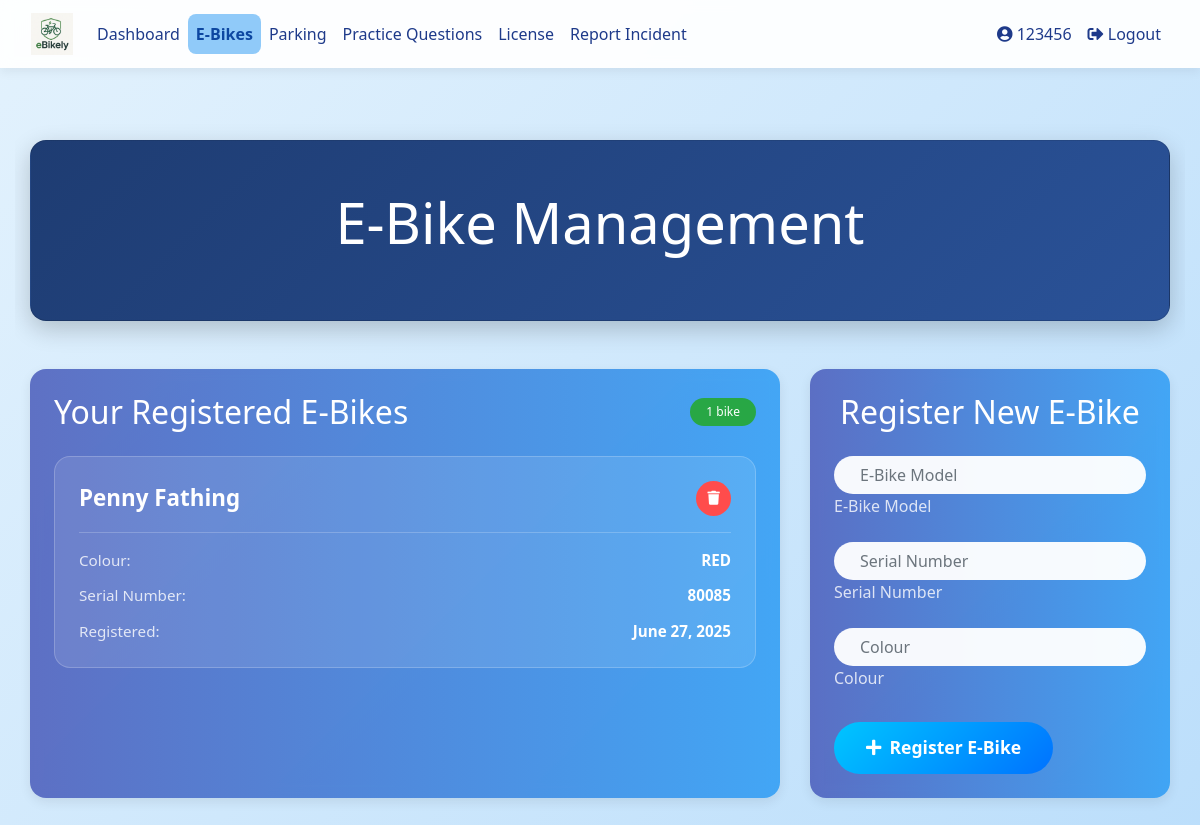
Page /ebikes (signed in) on the committed database.
### database_setup.py (models this page shows)
class User(Base, UserMixin):
    __tablename__ = 'users'
    id = Column(Integer, primary_key=True)
    username = Column(String(150), unique=True, nullable=False)
    email = Column(String(150), nullable=True)
    password = Column(String(150), nullable=False)
    ebikes = relationship('EBike', back_populates='owner', cascade="all, delete-orphan")
    practice_tests = relationship('PracticeTest', back_populates='user', cascade="all, delete-orphan")
    real_tests = relationship('RealTest', back_populates='user', cascade="all, delete-orphan")
    practice_attempts = relationship("PracticeAttempt", back_populates="user", cascade="all, delete-orphan")
    parking_spot = relationship("ParkingSpot", back_populates="reserved_user", uselist=False)
    reservations = relationship("ParkingReservation", back_populates="user")
    incident_reports = relationship('IncidentReport', foreign_keys='IncidentReport.reported_user_id', back_populates='reported_user')
    has_license = Column(Boolean, default=False)
    role = Column(String(10))  # 'student' or 'teacher'
    department = Column(String(150))  # for teachers
    year = Column(Integer)  # for students
    house = Column(String(50))  # for students

class EBike(Base):
    __tablename__ = 'ebikes'
    id = Column(Integer, primary_key=True)
    owner_id = Column(Integer, ForeignKey('users.id'), nullable=False)
    model = Column(String(100), nullable=False)
    serial_number = Column(String(100), unique=True, nullable=False)
    colour = Column(String(50), nullable=False)  # New field for e-bike colour
    is_approved = Column(Boolean, default=False)
    registration_date = Column(DateTime, default=datetime.utcnow)
    owner = relationship('User', back_populates='ebikes')

### app.py (the view, shortened to what this page needs)
@app.route('/ebikes', methods=['GET', 'POST'])
@login_required
def ebike_management():
    session = SessionLocal()
    if current_user.role == 'teacher':
        all_ebikes = session.query(EBike).options(
            joinedload(EBike.owner)
        ).join(User).filter(User.role == 'student').all()
        session.close()
        return render_template('admin_ebike_overview.html', ebikes=all_ebikes)
    if not current_user.has_license:
        flash("You must pass the test and be approved by a teacher before registering an e-bike.", "warning")
        session.close()
        return redirect(url_for('dashboard'))
    form = forms.EbikeRegistrationForm()
    ebikes = session.query(EBike).filter_by(owner_id=current_user.id).all()
    passed_test = session.query(RealTestAttempt).filter(
        RealTestAttempt.user_id == current_user.id,
        RealTestAttempt.passed == True
    ).count() > 0
    session.close()
    return render_template('ebike_management.html', ebikes=ebikes, form=form, passed_test=passed_test)

### forms.py
class EbikeRegistrationForm(FlaskForm):
    model = StringField('E-Bike Model', validators=[DataRequired()])
    serial_number = StringField('Serial Number', validators=[DataRequired()])
    colour = StringField('E-Bike Colour', validators=[DataRequired()])
    submit = SubmitField('Register E-Bike')

### app.py (called while the page is built)
@login_manager.user_loader
def load_user(user_id):
    session = SessionLocal()
    user = session.query(User).get(int(user_id))
    session.close()
    return user

### templates/ebike_management.html (shortened to what this page needs)
{% extends 'base.html' %}
{% block content %}
<div class="container welcome-container">
    <div class="hero-section card text-white p-5 mb-5 fade-in">
        <div class="text-center">
            <h1 class="display-4 mb-3">E-Bike Management</h1>
        </div>
    </div>
    <div class="row slide-up-delay g-4">
        <div class="col-lg-8">
            <div class="card feature-card p-4 h-100">
                {% if ebikes %}
                    <div class="d-flex justify-content-between align-items-center mb-4">
                        <h2 class="mb-0">Your Registered E-Bikes</h2>
                        <span class="badge badge-success">{{ ebikes|length }} bike{{ 's' if ebikes|length != 1 else '' }}</span>
                    </div>
                    <div class="ebike-grid">
                        {% for ebike in ebikes %}
                            <div class="ebike-card">
                                <div class="ebike-header">
                                    <h4 class="ebike-model">{{ ebike.model }}</h4>
                                    <form method="POST" class="d-inline">
                                        <button type="submit" class="btn btn-danger btn-sm delete-btn"
                                                onclick="return confirm('Are you sure you want to delete this e-bike?')">
                                            <i class="fas fa-trash"></i>
                                        </button>
                                    </form>
                                </div>
                                <div class="ebike-details">
                                    <div class="detail-item">
                                        <span class="detail-label">Colour:</span>
                                        <span class="detail-value">{{ ebike.colour }}</span>
                                    </div>
                                    <div class="detail-item">
                                        <span class="detail-label">Serial Number:</span>
                                        <span class="detail-value">{{ ebike.serial_number }}</span>
                                    </div>
                                    <div class="detail-item">
                                        <span class="detail-label">Registered:</span>
                                        <span class="detail-value">{{ ebike.registration_date.strftime('%B %d, %Y') }}</span>
                                    </div>
                                </div>
                            </div>
                        {% endfor %}
                    </div>
                {% endif %}
            </div>
        </div>
        <div class="col-lg-4">
            <div class="card feature-card p-4 h-100">
                <h2 class="mb-4 text-center">Register New E-Bike</h2>
                <form method="POST" class="registration-form">
                    <div class="form-floating mb-3">
                        {{ form.model(class="form-control custom-input", placeholder="E-Bike Model") }}
                        <label for="{{ form.model.id }}">E-Bike Model</label>
                    </div>
                    <div class="form-floating mb-3">
                        {{ form.serial_number(class="form-control custom-input", placeholder="Serial Number") }}
                        <label for="{{ form.serial_number.id }}">Serial Number</label>
                    </div>
                    <div class="form-floating mb-4">
                        {{ form.colour(class="form-control custom-input", placeholder="Colour") }}
                        <label for="{{ form.colour.id }}">Colour</label>
                    </div>
                    <div class="d-grid">
                        <button type="submit" class="btn btn-primary btn-lg pulse">
                            <i class="fas fa-plus mr-2"></i>Register E-Bike
                        </button>
                    </div>
                </form>
            </div>
        </div>
    </div>
</div>
{% endblock %}

### templates/base.html (shortened to what this page needs)
<!DOCTYPE html>
<html lang="en">
<head>
  <link rel="stylesheet" href="https://stackpath.bootstrapcdn.com/bootstrap/4.5.2/css/bootstrap.min.css">
  <link rel="stylesheet" href="{{ url_for('static', filename='styles.css') }}">
  <link href="https://cdnjs.cloudflare.com/ajax/libs/font-awesome/5.15.4/css/all.min.css" rel="stylesheet">
</head>
<body>
  <nav class="navbar navbar-expand-lg navbar-light">
    <div class="container-fluid">
      <a class="navbar-brand" href="{{ url_for('dashboard') }}">
        <img src="{{ url_for('static', filename='images/logo.png') }}" alt="E-Bike Manager Logo">
      </a>
      <div class="collapse navbar-collapse justify-content-between" id="navbarNav">
        <ul class="navbar-nav">
          {% if current_user.is_authenticated %}
            <li class="nav-item"><a class="nav-link {% if request.endpoint == 'dashboard' %}active{% endif %}" href="{{ url_for('dashboard') }}">Dashboard</a></li>
            <li class="nav-item"><a class="nav-link {% if request.endpoint == 'ebike_management' %}active{% endif %}" href="{{ url_for('ebike_management') }}">E-Bikes</a></li>
            <li class="nav-item"><a class="nav-link {% if request.endpoint == 'parking_spots' %}active{% endif %}" href="{{ url_for('parking_spots') }}">Parking</a></li>
            <li class="nav-item"><a class="nav-link {% if request.endpoint == 'practice_selection' %}active{% endif %}" href="{{ url_for('practice_selection') }}">Practice Questions</a></li>
            <li class="nav-item"><a class="nav-link" href="{{ url_for('license_page') }}">License</a></li>
            {% if current_user.role == 'student' %}
              <li class="nav-item"><a class="nav-link {% if request.endpoint == 'report_incident' %}active{% endif %}" href="{{ url_for('report_incident') }}">Report Incident</a></li>
            {% elif current_user.role == 'teacher' %}
              <li class="nav-item"><a class="nav-link {% if request.endpoint == 'admin_incidents' %}active{% endif %}" href="{{ url_for('admin_incidents') }}">Manage Incidents</a></li>
            {% endif %}
          {% endif %}
        </ul>
        <ul class="navbar-nav">
          {% if current_user.is_authenticated %}
            <li class="nav-item"><a class="nav-link {% if request.endpoint == 'user_profile' %}active{% endif %}" href="{{ url_for('user_profile') }}"><i class="fas fa-user-circle"></i> {{ current_user.username }}</a></li>
            <li class="nav-item"><a class="nav-link" href="{{ url_for('logout') }}"><i class="fas fa-sign-out-alt"></i> Logout</a></li>
          {% else %}
            <li class="nav-item"><a class="nav-link" href="{{ url_for('login') }}"><i class="fas fa-sign-in-alt"></i> Login</a></li>
            <li class="nav-item"><a class="nav-link" href="{{ url_for('register') }}"><i class="fas fa-user-plus"></i> Register</a></li>
          {% endif %}
        </ul>
      </div>
    </div>
  </nav>
  <div class="container my-4">
    {% block content %}{% endblock %}
  </div>
</body>
</html>

### static/styles.css (style rules this page uses)
.card { border-radius: 10px; box-shadow: 0 4px 6px rgba(0, 0, 0, 0.1); transition: transform 0.2s; }
.text-white { color: white; }
.welcome-container { overflow-x: hidden; }
.hero-section { background: linear-gradient(135deg, #f8f9fa 0%, #e9ecef 100%); padding: 100px 0; }
.feature-card { background: white; border-radius: 10px; box-shadow: 0 4px 6px rgba(0, 0, 0, 0.1); transition: transform 0.3s ease; }

### templates/base.html (style rules this page uses)
body { min-height: 100vh; margin: 0; font-family: 'Segoe UI', sans-serif; background: linear-gradient(135deg, #e3f2fd 0%, #bbdefb 100%); color: #212529; }
.navbar { background-color: #ffffffee; backdrop-filter: blur(6px); box-shadow: 0 4px 10px rgba(0, 0, 0, 0.06); }
.navbar-brand img { height: 42px; }
.nav-link { color: #1e3a8a !important; font-weight: 500; transition: background 0.3s ease; border-radius: 0.5rem; padding: 0.5rem 0.8rem; }
.nav-link.active { background-color: #90caf9; color: #0d47a1 !important; font-weight: bold; }
.container, .container-fluid { max-width: 1200px; }
.card, .auth-card { background: #ffffff; border-radius: 1rem; box-shadow: 0 4px 12px rgba(0, 0, 0, 0.08); transition: transform 0.2s ease; }
.btn-primary { background: linear-gradient(135deg, #64b5f6, #1e88e5); border: none; border-radius: 50px; padding: 0.6rem 1.4rem; font-size: 1rem; color: white; font-weight: 500; }

### templates/ebike_management.html (style rules this page uses)
.welcome-container { padding-top: 3rem; padding-bottom: 3rem; }
.hero-section { background: linear-gradient(135deg, #1e3c72 0%, #2a5298 100%); border-radius: 1rem; box-shadow: 0 8px 24px rgba(0, 0, 0, 0.2); text-align: center; }
.feature-card { background: linear-gradient(to right, #3f51b5cc, #2196f3cc); border-radius: 1rem; backdrop-filter: blur(6px); border: none; color: white; transition: transform 0.3s ease; }
.ebike-grid { display: grid; gap: 1.5rem; }
.ebike-card { background: rgba(255, 255, 255, 0.1); border: 1px solid rgba(255, 255, 255, 0.2); border-radius: 1rem; padding: 1.5rem; transition: all 0.3s ease; }
.ebike-header { display: flex; justify-content: space-between; align-items: center; margin-bottom: 1rem; padding-bottom: 1rem; border-bottom: 1px solid rgba(255, 255, 255, 0.2); }
.ebike-model { margin: 0; font-size: 1.4rem; font-weight: 600; }
.ebike-details { display: grid; gap: 0.8rem; }
.detail-item { display: flex; justify-content: space-between; align-items: center; }
.detail-label { font-weight: 500; opacity: 0.8; font-size: 0.95rem; }
.detail-value { font-weight: 600; font-size: 0.95rem; }
.delete-btn { border-radius: 50%; width: 35px; height: 35px; display: flex; align-items: center; justify-content: center; padding: 0; }
.badge { border-radius: 20px; padding: 0.5rem 1rem; font-weight: 500; }
.form-floating { position: relative; }
.form-floating > label { color: rgba(255, 255, 255, 0.8); font-weight: 500; }
.form-floating > .form-control:focus ~ label, .form-floating > .form-control:not(:placeholder-shown) ~ label { color: white; opacity: 1; }
.btn-primary { background: linear-gradient(135deg, #00c6ff 0%, #0072ff 100%); border: none; border-radius: 50px; padding: 0.8rem 2rem; font-size: 1.1rem; color: white; font-weight: 600; transition: all 0.3s ease; }
.btn-danger { background-color: #ff4c4c; border: none; transition: all 0.3s ease; }
.custom-input { border-radius: 50px; background: rgba(255, 255, 255, 0.95); border: 2px solid transparent; padding: 0.8rem 1.5rem; font-size: 1rem; transition: all 0.3s ease; }
.fade-in { animation: fadeIn 1s ease-in; }
.slide-up-delay { animation: slideUp 0.8s ease-out 0.3s backwards; }
.pulse { animation: pulse 2s infinite; }

### rows in the picture
User: username "123456"
EBike: model "Penny Fathing", colour "RED", serial_number "80085", registration_date "June 27, 2025"

### other values in the picture
{{ ebikes|length }} "1"
